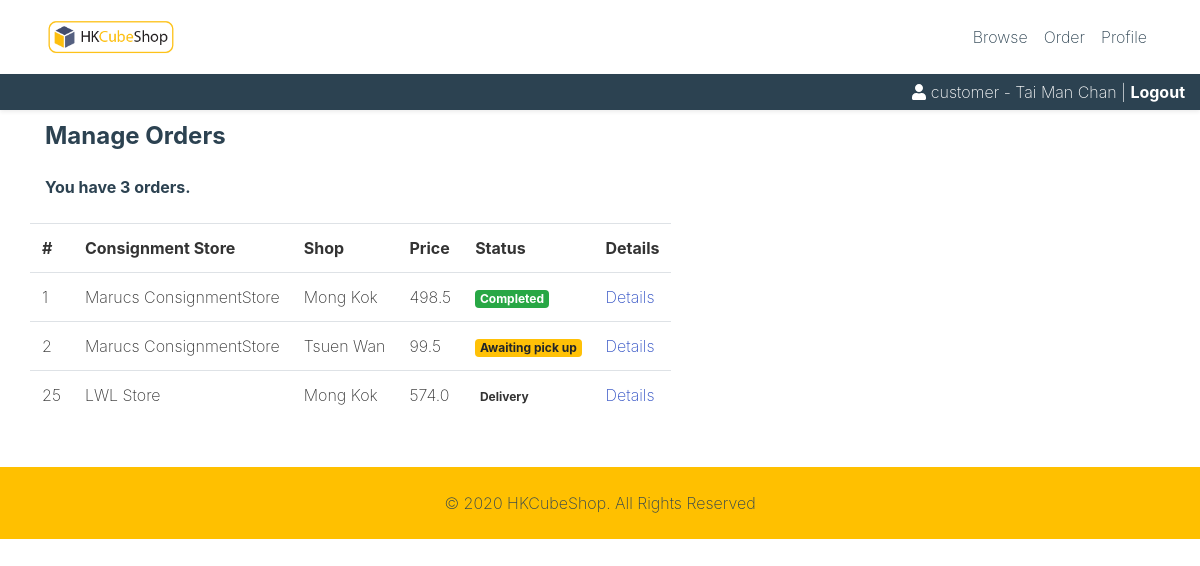
The page /manage-orders.php (signed in) on the database its author committed.
### tables this page shows
CREATE TABLE `Orders` (
  `orderID` int(10) NOT NULL AUTO_INCREMENT,
  `customerEmail` varchar(50) NOT NULL,
  `consignmentStoreID` int(10) NOT NULL,
  `shopID` int(6) NOT NULL,
  `orderDateTime` datetime DEFAULT CURRENT_TIMESTAMP,
  `status` int(1) NOT NULL COMMENT 'The orders should include 3 statuses:  \n1.     “Delivery”: The parts are delivering to shop  \n2.     “Awaiting”: Goods are ready for pick up  \n3.     “Completed”: The goods has been picked up from customer  ',
  `totalPrice` decimal(10,1) NOT NULL,
  PRIMARY KEY (`orderID`),
  KEY `FKOrders837071` (`customerEmail`),
  KEY `FKOrders959018` (`consignmentStoreID`,`shopID`),
  CONSTRAINT `FKOrders959018` FOREIGN KEY (`consignmentStoreID`, `shopID`) REFERENCES `ConsignmentStore_Shop` (`consignmentStoreID`, `shopID`),
  CONSTRAINT `orders_ibfk_1` FOREIGN KEY (`customerEmail`) REFERENCES `Customer` (`customerEmail`) ON DELETE CASCADE
);

CREATE TABLE `ConsignmentStore` (
  `consignmentStoreID` int(10) NOT NULL AUTO_INCREMENT,
  `tenantID` varchar(50) NOT NULL,
  `ConsignmentStoreName` varchar(255) NOT NULL,
  PRIMARY KEY (`consignmentStoreID`),
  KEY `FKConsignmen625115` (`tenantID`),
  CONSTRAINT `FKConsignmen625115` FOREIGN KEY (`tenantID`) REFERENCES `Tenant` (`tenantID`)
);

CREATE TABLE `Shop` (
  `shopID` int(6) NOT NULL AUTO_INCREMENT,
  `address` varchar(255) NOT NULL,
  `shopName` varchar(255) DEFAULT NULL,
  PRIMARY KEY (`shopID`)
);

### manage-orders.php (the view, shortened to what this page needs)
<?php
include 'inc/header.php';
$qs = "select * from orders
inner join consignmentStore on orders.consignmentStoreID = consignmentStore.consignmentStoreID
inner join shop on orders.shopid = shop.shopid
where customerEmail = '$_SESSION[customerEmail]'";
$query = mysqli_query($conn, $qs) or die(mysqli_error($conn));
if (mysqli_num_rows($query) > 0){
	echo "
	<div class='container'>
	<div class='row'>
	<div class='col-12 my-2'>
	<h4 class='text-secondary'>Manage Orders</h4>
	</div>
	</div>
	</div>
	<div class='container'>
	<div class='row'>
	<div class='col-12 text-secondary font-weight-bold'>
	You have ".mysqli_num_rows($query)." orders.
	</div>
	</div>
	<div class='row mt-3'>
	<table class='table table-hover table-nonfluid'>
	<tr>
	<th>#</th>
	<th>Consignment Store</th>
	<th>Shop</th>
	<th>Price</th>
	<th>Status</th>
	<th>Details</th>
	</tr>
	";
	while ($result = mysqli_fetch_assoc($query)){
		switch ($result["status"]){
			case 1:
			$status_text = "Delivery";
			$status_context = "muted";
			break;
			case 2:
			$status_text = "Awaiting pick up";
			$status_context = "warning";
			break;
			default:
			$status_text = "Completed";
			$status_context = "success";
			break;
		}
		print("
		<tr>
		<td>$result[orderID]</td>
		<td>$result[ConsignmentStoreName]</td>
		<td>$result[shopName]</td>
		<td>$result[totalPrice]</td>
		<td><span class='badge badge-$status_context'>$status_text</span></td>
		<td><a href='view-order.php?orderID=$result[orderID]'>Details</a></td>
		</tr>
		");
	}
	echo "
	</table>
	</div>
	</div>
	";
};
?>
<?php
include 'inc/footer.php';
?>

### inc/header.php (shortened to what this page needs)
<?php
$db_hostname = "127.0.0.1";
$db_database = "ProjectDB";
$db_username = "4513cubeshop";
$db_password = "fWDVmDH2D9yeuf";
$db_port = 3306;
$conn = new mysqli($db_hostname,$db_username,$db_password,$db_database, $db_port);
?>
<!DOCTYPE html>
<html>
<head>
	<link rel="stylesheet" href="css/style.css">
	<link rel="stylesheet" href="css/custom.css">
</head>
<body>
	<nav class="navbar navbar-expand-md navbar-light">
		<div class="container">
			<a class="navbar-brand" href="index.php">
				<img src="img/logo.png" style="height:40px">
			</a>
			<div class="collapse navbar-collapse" id="navbar4">
				<ul class="navbar-nav ml-auto">
					<?php
					if (isset($_SESSION["type"]) && $_SESSION["type"] == "customer"){
						print("
						<li class='nav-item'> <a class='nav-link text-secondary' href='list-stores.php'>Browse</a> </li>
						<li class='nav-item'> <a class='nav-link text-secondary' href='manage-orders.php'>Order</a> </li>
						<li class='nav-item'> <a class='nav-link text-secondary' href='view-profile.php'>Profile</a> </li>
						");
					}
					?>
			</ul>
		</div>
	</div>
</nav>
<?php
$display_name = "";
if(isset($_SESSION['type'])){
	if ($_SESSION['type'] == 'tenant'){
		$qs = "SELECT * FROM TENANT WHERE tenantID = '$_SESSION[tenantID]'";
		$query = mysqli_query($conn, $qs) or die(mysqli_error($conn));
		$tenant = mysqli_fetch_assoc($query);
		$display_name = $tenant["tenantID"];
	} else if ($_SESSION['type'] == 'customer'){
		$qs = "SELECT * FROM CUSTOMER WHERE customerEmail = '$_SESSION[customerEmail]'";
		$query = mysqli_query($conn, $qs) or die(mysqli_error($conn));
		$tenant = mysqli_fetch_assoc($query);
		$display_name = $tenant["firstName"]." ".$tenant["lastName"] ;
	};
}
?>
<?php
if (isset($display_name) && $display_name != "" ){
	printf("
	<div class='container-fluid py-1 bg-secondary shadow-sm text-right text-white'>
	<i class='fa fa-user' aria-hidden='true'></i> $_SESSION[type] -  $display_name |
	<a class='text-white font-weight-bold' href='logout.php'>Logout</a>
	</div>
	");
} else {
	printf("
	<div class='container-fluid py-1 bg-secondary shadow-sm text-right text-white'>
	Anonymous
	</div>
	");
}
?>

### inc/footer.php (shortened to what this page needs)
<div class="bg-primary">
	<div class="container my-3">
		<div class="row" style="">
			<div class="col-12 my-3 text-center text-secondary text-center">
				© 2020 HKCubeShop. All Rights Reserved
			</div>
		</div>
	</div>
</div>
</body>
</html>

### css/custom.css (style rules this page uses)
.bg-secondary a { color: #F1D92F; }
h1, h2, h3, h4, h5, h6 { font-weight: bold; }
.table-nonfluid { width: auto !important; }

### rows shown on the page
orders: orderID "1", consignmentstore.ConsignmentStoreName "Marucs ConsignmentStore", shop.shopName "Mong Kok", totalPrice "498.5", status "Completed"
orders: orderID "2", consignmentstore.ConsignmentStoreName "Marucs ConsignmentStore", shop.shopName "Tsuen Wan", totalPrice "99.5", status "Awaiting pick up"
orders: orderID "25", consignmentstore.ConsignmentStoreName "LWL Store", shop.shopName "Mong Kok", totalPrice "574.0", status "Delivery"

### other values the page prints
mysqli_num_rows($query) "3"
